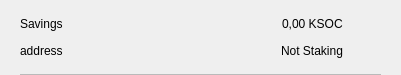
<?xml version="1.0" encoding="UTF-8"?>
<ui version="4.0">
 <class>CSRow</class>
 <widget class="QWidget" name="CSRow">
  <property name="geometry">
   <rect>
    <x>0</x>
    <y>0</y>
    <width>401</width>
    <height>75</height>
   </rect>
  </property>
  <property name="windowTitle">
   <string>Form</string>
  </property>
  <layout class="QVBoxLayout" name="verticalLayout">
   <property name="spacing">
    <number>0</number>
   </property>
   <property name="leftMargin">
    <number>20</number>
   </property>
   <property name="topMargin">
    <number>10</number>
   </property>
   <property name="rightMargin">
    <number>20</number>
   </property>
   <property name="bottomMargin">
    <number>0</number>
   </property>
   <item>
    <widget class="QWidget" name="info" native="true">
     <property name="minimumSize">
      <size>
       <width>0</width>
       <height>0</height>
      </size>
     </property>
     <layout class="QHBoxLayout" name="horizontalLayout_3">
      <property name="leftMargin">
       <number>0</number>
      </property>
      <property name="topMargin">
       <number>0</number>
      </property>
      <property name="rightMargin">
       <number>0</number>
      </property>
      <property name="bottomMargin">
       <number>10</number>
      </property>
      <item>
       <widget class="QWidget" name="container" native="true">
        <property name="minimumSize">
         <size>
          <width>0</width>
          <height>0</height>
         </size>
        </property>
        <layout class="QVBoxLayout" name="verticalLayout_2">
         <property name="spacing">
          <number>0</number>
         </property>
         <property name="leftMargin">
          <number>0</number>
         </property>
         <property name="topMargin">
          <number>0</number>
         </property>
         <property name="rightMargin">
          <number>0</number>
         </property>
         <property name="bottomMargin">
          <number>0</number>
         </property>
         <item>
          <layout class="QHBoxLayout" name="horizontalLayout">
           <item>
            <widget class="QLabel" name="labelName">
             <property name="text">
              <string>Savings</string>
             </property>
            </widget>
           </item>
           <item>
            <spacer name="horizontalSpacer">
             <property name="orientation">
              <enum>Qt::Horizontal</enum>
             </property>
             <property name="sizeHint" stdset="0">
              <size>
               <width>40</width>
               <height>20</height>
              </size>
             </property>
            </spacer>
           </item>
           <item>
            <widget class="QLabel" name="labelAmount">
             <property name="text">
              <string>0,00 KSOC</string>
             </property>
            </widget>
           </item>
          </layout>
         </item>
         <item>
          <layout class="QHBoxLayout" name="horizontalLayout_2">
           <item>
            <widget class="QLabel" name="labelAddress">
             <property name="text">
              <string>address</string>
             </property>
            </widget>
           </item>
           <item>
            <spacer name="horizontalSpacer_2">
             <property name="orientation">
              <enum>Qt::Horizontal</enum>
             </property>
             <property name="sizeHint" stdset="0">
              <size>
               <width>40</width>
               <height>20</height>
              </size>
             </property>
            </spacer>
           </item>
           <item>
            <widget class="QLabel" name="labelStaking">
             <property name="text">
              <string>Not Staking</string>
             </property>
            </widget>
           </item>
          </layout>
         </item>
        </layout>
       </widget>
      </item>
      <item alignment="Qt::AlignHCenter|Qt::AlignVCenter">
       <widget class="QPushButton" name="pushButtonMenu">
        <property name="minimumSize">
         <size>
          <width>24</width>
          <height>24</height>
         </size>
        </property>
        <property name="maximumSize">
         <size>
          <width>32</width>
          <height>32</height>
         </size>
        </property>
        <property name="focusPolicy">
         <enum>Qt::NoFocus</enum>
        </property>
        <property name="styleSheet">
         <string notr="true">border:none; background-color:transparent;</string>
        </property>
        <property name="text">
         <string/>
        </property>
        <property name="icon">
         <iconset>
          <normaloff>://ic-menu-hover</normaloff>://ic-menu-hover</iconset>
        </property>
        <property name="iconSize">
         <size>
          <width>24</width>
          <height>24</height>
         </size>
        </property>
       </widget>
      </item>
     </layout>
    </widget>
   </item>
   <item>
    <widget class="QLabel" name="lblDivisory">
     <property name="minimumSize">
      <size>
       <width>0</width>
       <height>1</height>
      </size>
     </property>
     <property name="maximumSize">
      <size>
       <width>16777215</width>
       <height>1</height>
      </size>
     </property>
     <property name="styleSheet">
      <string notr="true">background-color:#bababa;</string>
     </property>
     <property name="text">
      <string/>
     </property>
     <property name="alignment">
      <set>Qt::AlignBottom|Qt::AlignLeading|Qt::AlignLeft</set>
     </property>
    </widget>
   </item>
  </layout>
 </widget>
 <resources/>
 <connections/>
</ui>
